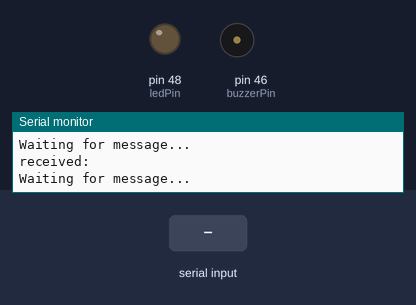
Bench run of a sketch on a simulated Arduino Mega 2560, built with avr-gcc and run on an emulated ATmega2560. Shown: output pins drawn as LEDs (lit = HIGH), buzzer (waves = sounding), the last lines printed to the serial monitor. The test bench sets the inputs (shaded band).

Above: at 1.2 s.
1.3 s: "ledon\n" received over Serial
At 1.7 s:
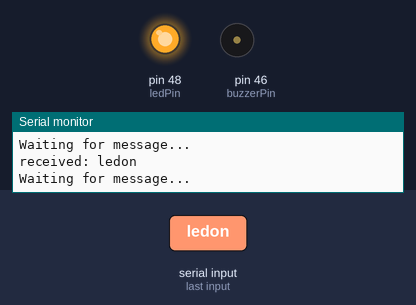
2.8 s: "beep\n" received over Serial
At 3.6 s:
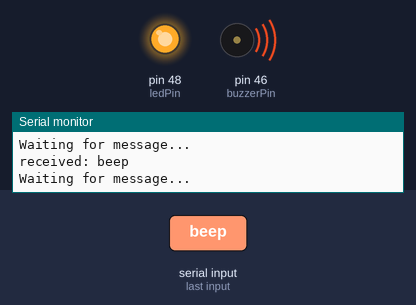
5.3 s: "ledoff\n" received over Serial
At 6.0 s:
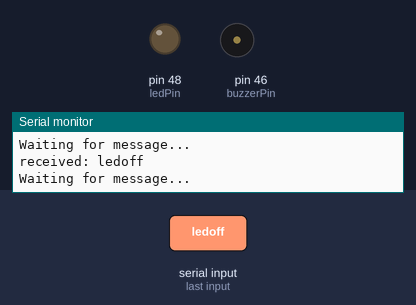
6.8 s: "beep\n" received over Serial
At 7.6 s:
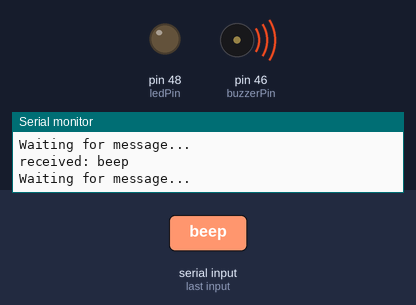
Timing chart, 0 to 9.8 s (numbered marks = the images above; inputs shaded):
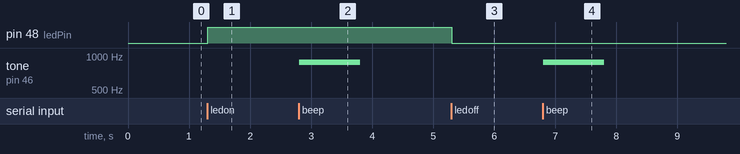

Measured:
- after the input at 1.3 s, pin 48 (ledPin): LOW → HIGH at once
- after the input at 2.8 s, tone on pin 46 (buzzerPin): silent → 880 Hz at once, → silent 1.0 s later
- after the input at 5.3 s, pin 48 (ledPin): HIGH → LOW at once
- after the input at 6.8 s, tone on pin 46 (buzzerPin): silent → 880 Hz at once, → silent 1.0 s later

The sketch:

barduino_receive_serial.ino
```cpp
const int ledPin = 48;
const int buzzerPin = 46;

String content = "";
int ledState = LOW;
unsigned long beepTime = 0;

void setup() {
  Serial.begin(9600);

  pinMode(ledPin, OUTPUT);
  pinMode(buzzerPin, OUTPUT);
}

void loop() {
  readInput();
  update();
}

void update() {
  digitalWrite(ledPin, ledState);

  if (millis() - beepTime < 200) {
    tone(buzzerPin, 880);
  } else {
    noTone(buzzerPin);
  }
}


void readInput() {
  Serial.println("Waiting for message...");

  content = Serial.readStringUntil('\n');

  Serial.print("received: ");
  Serial.println(content);

  if (content == "ledon") {
    ledState = HIGH;
  } else if (content == "ledoff") {
    ledState = LOW;
  }

  if (content == "beep") {
    beepTime = millis();
  }
}
```
